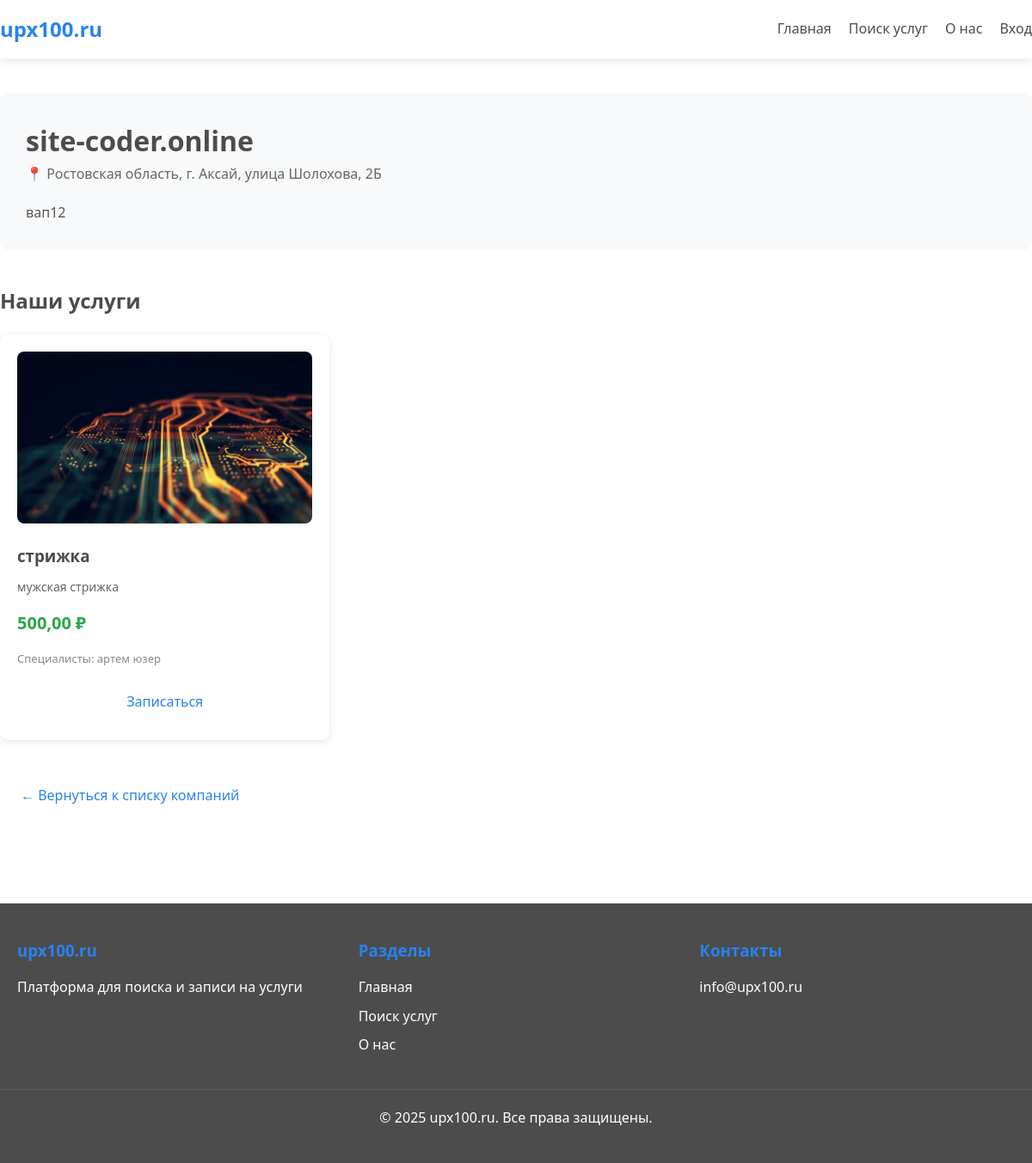
The app's page /client/company/3/ with its own data.
### business/models.py (models this page shows, shortened)
class Company(models.Model):
    owner = models.OneToOneField(settings.AUTH_USER_MODEL, on_delete=models.CASCADE, related_name='company')
    name = models.CharField(max_length=200, verbose_name="Название компании")
    description = models.TextField(blank=True, verbose_name="Описание")
    logo = models.ImageField(upload_to='company_logos/', blank=True, null=True, verbose_name="Логотип")
    photo = models.ImageField(upload_to='company_photos/', blank=True, null=True, verbose_name="Фото компании")
    address = models.CharField(max_length=300, verbose_name="Адрес")
    latitude = models.DecimalField(max_digits=9, decimal_places=6, blank=True, null=True, verbose_name="Широта")
    longitude = models.DecimalField(max_digits=9, decimal_places=6, blank=True, null=True, verbose_name="Долгота")
    phone = models.CharField(max_length=20, blank=True, verbose_name="Телефон")
    email = models.EmailField(blank=True, verbose_name="Email")
    is_verified = models.BooleanField(default=False, verbose_name="Проверена модератором")
    created_at = models.DateTimeField(auto_now_add=True)
    updated_at = models.DateTimeField(auto_now=True)
    class Meta:
        verbose_name = "Компания"
        verbose_name_plural = "Компании"

class Service(models.Model):
    STATUS_CHOICES = [
        ('draft', 'Черновик'),
        ('active', 'Активна'),
        ('inactive', 'Неактивна (неоплата)'),
        ('pending_payment', 'Ожидает оплаты'),
    ]
    company = models.ForeignKey(Company, on_delete=models.CASCADE, related_name='services', verbose_name="Компания")
    category = models.ForeignKey('companies.Category', on_delete=models.SET_NULL, null=True, blank=True,
                                  related_name='business_services', verbose_name="Категория")
    subcategory = models.ForeignKey('companies.Subcategory', on_delete=models.SET_NULL, null=True, blank=True,
                                  related_name='business_services', verbose_name="Подкатегория")
    employees = models.ManyToManyField(Employee, related_name='services', verbose_name="Сотрудники")
    name = models.CharField(max_length=200, verbose_name="Название услуги")
    description = models.TextField(blank=True, verbose_name="Описание")
    price = models.DecimalField(max_digits=10, decimal_places=2, verbose_name="Цена (руб)")
    duration = models.PositiveIntegerField(help_text="Длительность в минутах", verbose_name="Длительность (мин)", null=True, blank=True)
    photo = models.ImageField(upload_to='service_photos/', blank=True, null=True, verbose_name="Фото услуги")
    status = models.CharField(max_length=20, choices=STATUS_CHOICES, default='draft', verbose_name="Статус")
    created_at = models.DateTimeField(auto_now_add=True)
    updated_at = models.DateTimeField(auto_now=True)
    payment_amount = models.DecimalField(max_digits=10, decimal_places=2, default=0, verbose_name="Сумма оплаты (руб/мес)")
    payment_due_date = models.DateTimeField(null=True, blank=True, verbose_name="Дата окончания оплаты")
    last_payment_date = models.DateTimeField(null=True, blank=True, verbose_name="Дата последней оплаты")
    class Meta:
        verbose_name = "Услуга"
        verbose_name_plural = "Услуги"

class Employee(models.Model):
    company = models.ForeignKey(Company, on_delete=models.CASCADE, related_name='employees', verbose_name="Компания")
    user = models.OneToOneField(settings.AUTH_USER_MODEL, on_delete=models.CASCADE, related_name='employee_profile')
    position = models.CharField(max_length=100, blank=True, verbose_name="Должность")
    phone = models.CharField(max_length=20, blank=True, verbose_name="Телефон")
    is_active = models.BooleanField(default=True, verbose_name="Активен")
    created_at = models.DateTimeField(auto_now_add=True)
    class Meta:
        verbose_name = "Сотрудник"
        verbose_name_plural = "Сотрудники"
        unique_together = ['company', 'user']
    @property
    def name(self):
        return self.user.get_full_name() or self.user.email

### accounts/models.py (models this page shows, shortened)
class User(AbstractBaseUser, PermissionsMixin):
    ROLE_CHOICES = (
        ('admin', 'Администратор'),
        ('entrepreneur', 'Предприниматель'),
        ('employee', 'Сотрудник'),
    )
    email = models.EmailField('Email', unique=True)
    first_name = models.CharField('Имя', max_length=30, blank=True)
    last_name = models.CharField('Фамилия', max_length=30, blank=True)
    phone = models.CharField('Телефон', max_length=20, blank=True)
    role = models.CharField('Роль', max_length=20, choices=ROLE_CHOICES, default='entrepreneur')
    is_staff = models.BooleanField('Статус сотрудника', default=False)
    is_active = models.BooleanField('Активен', default=True)
    date_joined = models.DateTimeField('Дата регистрации', default=timezone.now)
    objects = UserManager()
    USERNAME_FIELD = 'email'
    REQUIRED_FIELDS = []
    class Meta:
        verbose_name = 'Пользователь'
        verbose_name_plural = 'Пользователи'
    def get_full_name(self):
        return f"{self.first_name} {self.last_name}".strip() or self.email

### client/views.py (the view)
# urls.py: path('company/<int:company_id>/', views.company_detail_view, name='company_detail'),
def company_detail_view(request, company_id):
    company = get_object_or_404(Company, pk=company_id, is_verified=True)
    services = company.services.filter(status='active').prefetch_related('employees', 'category', 'subcategory')
    context = {
        'company': company,
        'services': services,
    }
    return render(request, 'client/company_detail.html', context)

### templates/client/company_detail.html (shortened to what this page needs)
{% extends 'base.html' %}
{% block content %}
<div class="container" style="padding: 40px 0;">
    <div style="margin-bottom: 40px; padding: 30px; background: #f8f9fa; border-radius: 10px;">
        <div style="display: flex; align-items: center; gap: 20px; margin-bottom: 20px;">
            <div>
                <h1>{{ company.name }}</h1>
                {% if company.address %}
                    <p style="color: #666;">📍 {{ company.address }}</p>
                {% endif %}
            </div>
        </div>
        {% if company.description %}
            <p style="color: #555; line-height: 1.6;">{{ company.description }}</p>
        {% endif %}
    </div>
    <h2 style="margin-bottom: 20px;">Наши услуги</h2>
    {% if services %}
        <div style="display: grid; grid-template-columns: repeat(auto-fill, minmax(300px, 1fr)); gap: 25px;">
            {% for service in services %}
                <div class="card" style="padding: 20px; transition: transform 0.2s;" onmouseover="this.style.transform='translateY(-5px)'" onmouseout="this.style.transform='translateY(0)'">
                    {% if service.photo %}
                        <img src="{{ service.photo.url }}" alt="{{ service.name }}" style="width: 100%; height: 200px; object-fit: cover; border-radius: 8px; margin-bottom: 15px;">
                    {% endif %}
                    <h3 style="margin-bottom: 10px;">{{ service.name }}</h3>
                    {% if service.description %}
                        <p style="color: #666; font-size: 14px; margin-bottom: 15px;">{{ service.description|truncatewords:15 }}</p>
                    {% endif %}
                    <div style="display: flex; justify-content: space-between; align-items: center; margin-bottom: 15px;">
                        <span style="font-size: 20px; font-weight: bold; color: #28a745;">{{ service.price }} ₽</span>
                    </div>
                    {% if service.employees.all %}
                        <p style="font-size: 13px; color: #888; margin-bottom: 15px;">
                            Специалисты: {% for emp in service.employees.all|slice:":3" %}{{ emp.name }}{% endfor %}
                        </p>
                    {% endif %}
                    <a href="{% url 'client:service_detail' service.pk %}" class="btn btn--primary" style="width: 100%;">Записаться</a>
                </div>
            {% endfor %}
        </div>
    {% else %}
        <div style="text-align: center; padding: 40px;">
            <p>Услуги пока не добавлены или не активны.</p>
        </div>
    {% endif %}
    <div style="margin-top: 40px;">
        <a href="{% url 'client:companies_list' %}" class="btn btn--outline">← Вернуться к списку компаний</a>
    </div>
</div>
{% endblock %}

### static/css/style.css (style rules this page uses)
:root { --color-white: #ffffff; --color-blue: #2883EE; --color-green: #6EC76A; --color-text: #4C4C4C; --color-bg: #ffffff; --color-border: #e0e0e0; }
* { margin: 0; padding: 0; box-sizing: border-box; }
body { font-family: 'Segoe UI', Tahoma, Geneva, Verdana, sans-serif; background-color: var(--color-bg); color: var(--color-text); line-height: 1.6; }
a { text-decoration: none; color: var(--color-blue); transition: color 0.3s ease; }
.container { max-width: 1200px; margin: 0 auto; padding: 0 20px; }
.btn { display: inline-block; padding: 12px 24px; border: none; border-radius: 5px; cursor: pointer; font-size: 16px; font-weight: 500; transition: all 0.3s ease; text-align: center; }
.card { background-color: var(--color-white); border-radius: 10px; box-shadow: 0 2px 10px rgba(0, 0, 0, 0.1); overflow: hidden; transition: transform 0.3s ease, box-shadow 0.3s ease; }

### records on screen
Company: name "site-coder.online", address "Ростовская область, г. Аксай, улица Шолохова, 2Б", description "вап12"
Service: photo (picture), name "стрижка", description "мужская стрижка", price "500,00"
Employee: name "артем юзер"
